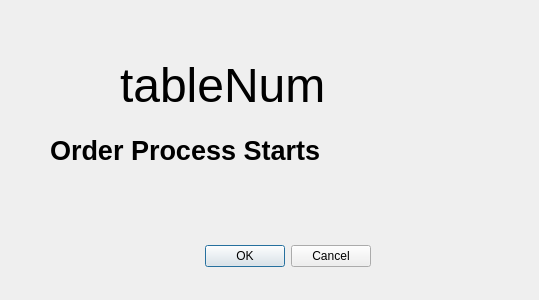
<?xml version="1.0" encoding="UTF-8"?>
<ui version="4.0">
 <class>OrderMenu</class>
 <widget class="QDialog" name="OrderMenu">
  <property name="geometry">
   <rect>
    <x>0</x>
    <y>0</y>
    <width>539</width>
    <height>300</height>
   </rect>
  </property>
  <property name="windowTitle">
   <string>Dialog</string>
  </property>
  <widget class="QDialogButtonBox" name="buttonBox">
   <property name="geometry">
    <rect>
     <x>30</x>
     <y>240</y>
     <width>341</width>
     <height>32</height>
    </rect>
   </property>
   <property name="orientation">
    <enum>Qt::Horizontal</enum>
   </property>
   <property name="standardButtons">
    <set>QDialogButtonBox::Cancel|QDialogButtonBox::Ok</set>
   </property>
  </widget>
  <widget class="QLabel" name="label">
   <property name="geometry">
    <rect>
     <x>50</x>
     <y>110</y>
     <width>381</width>
     <height>81</height>
    </rect>
   </property>
   <property name="font">
    <font>
     <pointsize>20</pointsize>
     <weight>75</weight>
     <bold>true</bold>
    </font>
   </property>
   <property name="toolTip">
    <string>&lt;html&gt;&lt;head/&gt;&lt;body&gt;&lt;p&gt;&lt;span style=&quot; font-size:18pt; font-weight:600;&quot;&gt;Order Process Starts&lt;/span&gt;&lt;/p&gt;&lt;/body&gt;&lt;/html&gt;</string>
   </property>
   <property name="text">
    <string>Order Process Starts</string>
   </property>
  </widget>
  <widget class="QLabel" name="displayTableNumber">
   <property name="geometry">
    <rect>
     <x>120</x>
     <y>50</y>
     <width>211</width>
     <height>71</height>
    </rect>
   </property>
   <property name="font">
    <font>
     <pointsize>36</pointsize>
    </font>
   </property>
   <property name="text">
    <string>tableNum</string>
   </property>
   <property name="textFormat">
    <enum>Qt::RichText</enum>
   </property>
   <property name="openExternalLinks">
    <bool>true</bool>
   </property>
  </widget>
 </widget>
 <resources/>
 <connections>
  <connection>
   <sender>buttonBox</sender>
   <signal>accepted()</signal>
   <receiver>OrderMenu</receiver>
   <slot>accept()</slot>
   <hints>
    <hint type="sourcelabel">
     <x>248</x>
     <y>254</y>
    </hint>
    <hint type="destinationlabel">
     <x>157</x>
     <y>274</y>
    </hint>
   </hints>
  </connection>
  <connection>
   <sender>buttonBox</sender>
   <signal>rejected()</signal>
   <receiver>OrderMenu</receiver>
   <slot>reject()</slot>
   <hints>
    <hint type="sourcelabel">
     <x>316</x>
     <y>260</y>
    </hint>
    <hint type="destinationlabel">
     <x>286</x>
     <y>274</y>
    </hint>
   </hints>
  </connection>
 </connections>
</ui>
